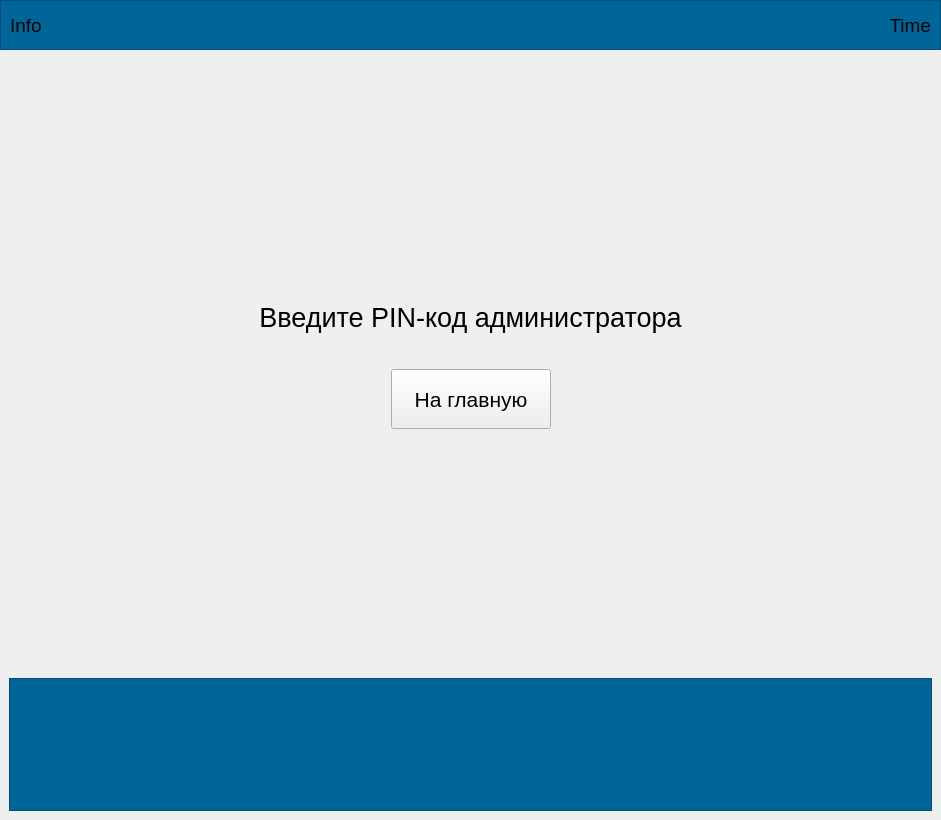
<?xml version="1.0" encoding="UTF-8"?>
<ui version="4.0">
 <class>MainWindow</class>
 <widget class="QMainWindow" name="MainWindow">
  <property name="geometry">
   <rect>
    <x>0</x>
    <y>0</y>
    <width>941</width>
    <height>820</height>
   </rect>
  </property>
  <property name="minimumSize">
   <size>
    <width>0</width>
    <height>0</height>
   </size>
  </property>
  <property name="windowTitle">
   <string>Postamat</string>
  </property>
  <widget class="QWidget" name="centralwidget">
   <layout class="QVBoxLayout" name="verticalLayout">
    <property name="spacing">
     <number>0</number>
    </property>
    <property name="leftMargin">
     <number>0</number>
    </property>
    <property name="topMargin">
     <number>0</number>
    </property>
    <property name="rightMargin">
     <number>0</number>
    </property>
    <property name="bottomMargin">
     <number>0</number>
    </property>
    <item>
     <widget class="QFrame" name="frame_top_board">
      <property name="minimumSize">
       <size>
        <width>0</width>
        <height>50</height>
       </size>
      </property>
      <property name="styleSheet">
       <string notr="true">background-color: rgb(0, 102, 153);</string>
      </property>
      <property name="frameShape">
       <enum>QFrame::StyledPanel</enum>
      </property>
      <property name="frameShadow">
       <enum>QFrame::Raised</enum>
      </property>
      <layout class="QHBoxLayout" name="horizontalLayout_2">
       <item>
        <widget class="QLabel" name="lbl_board_info">
         <property name="font">
          <font>
           <pointsize>14</pointsize>
          </font>
         </property>
         <property name="text">
          <string>Info</string>
         </property>
        </widget>
       </item>
       <item>
        <widget class="QLabel" name="lbl_board_time">
         <property name="font">
          <font>
           <pointsize>14</pointsize>
          </font>
         </property>
         <property name="focusPolicy">
          <enum>Qt::NoFocus</enum>
         </property>
         <property name="text">
          <string>Time</string>
         </property>
         <property name="textFormat">
          <enum>Qt::AutoText</enum>
         </property>
         <property name="alignment">
          <set>Qt::AlignRight|Qt::AlignTrailing|Qt::AlignVCenter</set>
         </property>
        </widget>
       </item>
      </layout>
     </widget>
    </item>
    <item>
     <widget class="QStackedWidget" name="stackedWidget">
      <property name="styleSheet">
       <string notr="true"/>
      </property>
      <property name="currentIndex">
       <number>5</number>
      </property>
      <widget class="QWidget" name="page_loading">
       <layout class="QGridLayout" name="gridLayout">
        <property name="topMargin">
         <number>27</number>
        </property>
        <item row="6" column="2">
         <spacer name="vSpacer_loading_down_gif">
          <property name="orientation">
           <enum>Qt::Vertical</enum>
          </property>
          <property name="sizeHint" stdset="0">
           <size>
            <width>20</width>
            <height>40</height>
           </size>
          </property>
         </spacer>
        </item>
        <item row="2" column="3">
         <spacer name="hSpacer_loading_right">
          <property name="orientation">
           <enum>Qt::Horizontal</enum>
          </property>
          <property name="sizeHint" stdset="0">
           <size>
            <width>318</width>
            <height>20</height>
           </size>
          </property>
         </spacer>
        </item>
        <item row="3" column="2">
         <widget class="QPushButton" name="btn_loading_restart">
          <property name="minimumSize">
           <size>
            <width>0</width>
            <height>50</height>
           </size>
          </property>
          <property name="maximumSize">
           <size>
            <width>16777215</width>
            <height>16777215</height>
           </size>
          </property>
          <property name="font">
           <font>
            <pointsize>14</pointsize>
           </font>
          </property>
          <property name="text">
           <string>Перезапустить систему</string>
          </property>
         </widget>
        </item>
        <item row="5" column="2">
         <widget class="QLabel" name="lbl_loading">
          <property name="text">
           <string>GIF</string>
          </property>
          <property name="alignment">
           <set>Qt::AlignCenter</set>
          </property>
         </widget>
        </item>
        <item row="1" column="2">
         <spacer name="vSpacer_loading_logo">
          <property name="orientation">
           <enum>Qt::Vertical</enum>
          </property>
          <property name="sizeHint" stdset="0">
           <size>
            <width>20</width>
            <height>40</height>
           </size>
          </property>
         </spacer>
        </item>
        <item row="2" column="1">
         <spacer name="hSpacer_loading_left">
          <property name="orientation">
           <enum>Qt::Horizontal</enum>
          </property>
          <property name="sizeHint" stdset="0">
           <size>
            <width>318</width>
            <height>20</height>
           </size>
          </property>
         </spacer>
        </item>
        <item row="0" column="2">
         <widget class="QLabel" name="lbl_logo">
          <property name="minimumSize">
           <size>
            <width>492</width>
            <height>102</height>
           </size>
          </property>
          <property name="styleSheet">
           <string notr="true">background-image: url(:/newPrefix/logo.png);</string>
          </property>
          <property name="text">
           <string/>
          </property>
         </widget>
        </item>
        <item row="4" column="2">
         <spacer name="vSpacer_loading_top_gif">
          <property name="orientation">
           <enum>Qt::Vertical</enum>
          </property>
          <property name="sizeHint" stdset="0">
           <size>
            <width>20</width>
            <height>40</height>
           </size>
          </property>
         </spacer>
        </item>
        <item row="2" column="2">
         <widget class="QPlainTextEdit" name="plainTextEdit_Debug">
          <property name="minimumSize">
           <size>
            <width>0</width>
            <height>460</height>
           </size>
          </property>
          <property name="readOnly">
           <bool>true</bool>
          </property>
         </widget>
        </item>
       </layout>
      </widget>
      <widget class="QWidget" name="page_home">
       <layout class="QVBoxLayout" name="verticalLayout_4">
        <item>
         <widget class="QLabel" name="lbl_home_info">
          <property name="font">
           <font>
            <pointsize>26</pointsize>
           </font>
          </property>
          <property name="text">
           <string>Приложите ключ-карту к считывателю и Ваша ячейка откроется.</string>
          </property>
          <property name="textFormat">
           <enum>Qt::AutoText</enum>
          </property>
          <property name="scaledContents">
           <bool>false</bool>
          </property>
          <property name="alignment">
           <set>Qt::AlignCenter</set>
          </property>
          <property name="wordWrap">
           <bool>true</bool>
          </property>
          <property name="margin">
           <number>197</number>
          </property>
          <property name="indent">
           <number>-1</number>
          </property>
         </widget>
        </item>
        <item>
         <layout class="QHBoxLayout" name="hlLayout_home_btn">
          <item>
           <spacer name="hSpacer_home_btn_left">
            <property name="orientation">
             <enum>Qt::Horizontal</enum>
            </property>
            <property name="sizeHint" stdset="0">
             <size>
              <width>40</width>
              <height>20</height>
             </size>
            </property>
           </spacer>
          </item>
          <item>
           <widget class="QPushButton" name="btn_home_admin">
            <property name="minimumSize">
             <size>
              <width>150</width>
              <height>75</height>
             </size>
            </property>
            <property name="font">
             <font>
              <pointsize>14</pointsize>
             </font>
            </property>
            <property name="text">
             <string>Админ</string>
            </property>
           </widget>
          </item>
          <item>
           <spacer name="hSpacer_home_btn_right">
            <property name="orientation">
             <enum>Qt::Horizontal</enum>
            </property>
            <property name="sizeType">
             <enum>QSizePolicy::Expanding</enum>
            </property>
            <property name="sizeHint" stdset="0">
             <size>
              <width>40</width>
              <height>20</height>
             </size>
            </property>
           </spacer>
          </item>
         </layout>
        </item>
        <item>
         <spacer name="vSpacer_home_support_down">
          <property name="orientation">
           <enum>Qt::Vertical</enum>
          </property>
          <property name="sizeType">
           <enum>QSizePolicy::Maximum</enum>
          </property>
          <property name="sizeHint" stdset="0">
           <size>
            <width>20</width>
            <height>60</height>
           </size>
          </property>
         </spacer>
        </item>
       </layout>
      </widget>
      <widget class="QWidget" name="page_user">
       <layout class="QVBoxLayout" name="verticalLayout_5">
        <item>
         <widget class="QLabel" name="lbl_user_status">
          <property name="minimumSize">
           <size>
            <width>300</width>
            <height>300</height>
           </size>
          </property>
          <property name="font">
           <font>
            <pointsize>26</pointsize>
           </font>
          </property>
          <property name="text">
           <string>?</string>
          </property>
          <property name="alignment">
           <set>Qt::AlignCenter</set>
          </property>
          <property name="wordWrap">
           <bool>true</bool>
          </property>
         </widget>
        </item>
        <item>
         <layout class="QHBoxLayout" name="hLayout_user_btn">
          <item>
           <spacer name="hSpacer_user_btn_left">
            <property name="orientation">
             <enum>Qt::Horizontal</enum>
            </property>
            <property name="sizeHint" stdset="0">
             <size>
              <width>40</width>
              <height>20</height>
             </size>
            </property>
           </spacer>
          </item>
          <item>
           <widget class="QPushButton" name="btn_user_close">
            <property name="minimumSize">
             <size>
              <width>150</width>
              <height>75</height>
             </size>
            </property>
            <property name="font">
             <font>
              <pointsize>14</pointsize>
             </font>
            </property>
            <property name="text">
             <string>Отмена</string>
            </property>
           </widget>
          </item>
          <item>
           <spacer name="hSpacer_user_btn_right">
            <property name="orientation">
             <enum>Qt::Horizontal</enum>
            </property>
            <property name="sizeHint" stdset="0">
             <size>
              <width>40</width>
              <height>20</height>
             </size>
            </property>
           </spacer>
          </item>
         </layout>
        </item>
        <item>
         <spacer name="vSpacer_user_support_down">
          <property name="orientation">
           <enum>Qt::Vertical</enum>
          </property>
          <property name="sizeType">
           <enum>QSizePolicy::Maximum</enum>
          </property>
          <property name="sizeHint" stdset="0">
           <size>
            <width>20</width>
            <height>40</height>
           </size>
          </property>
         </spacer>
        </item>
       </layout>
      </widget>
      <widget class="QWidget" name="page_admin_cells">
       <layout class="QVBoxLayout" name="verticalLayout_2">
        <item>
         <widget class="QLabel" name="lbl_admin_info_1">
          <property name="sizePolicy">
           <sizepolicy hsizetype="MinimumExpanding" vsizetype="Maximum">
            <horstretch>0</horstretch>
            <verstretch>0</verstretch>
           </sizepolicy>
          </property>
          <property name="font">
           <font>
            <pointsize>38</pointsize>
           </font>
          </property>
          <property name="frameShape">
           <enum>QFrame::NoFrame</enum>
          </property>
          <property name="frameShadow">
           <enum>QFrame::Plain</enum>
          </property>
          <property name="text">
           <string>Для открытия ячейки нажмите на нужную кнопку.</string>
          </property>
          <property name="alignment">
           <set>Qt::AlignCenter</set>
          </property>
          <property name="wordWrap">
           <bool>true</bool>
          </property>
         </widget>
        </item>
        <item>
         <layout class="QHBoxLayout" name="hLayout_admin_btn">
          <property name="spacing">
           <number>8</number>
          </property>
          <item>
           <widget class="QPushButton" name="btn_admin_home">
            <property name="sizePolicy">
             <sizepolicy hsizetype="Preferred" vsizetype="Preferred">
              <horstretch>0</horstretch>
              <verstretch>0</verstretch>
             </sizepolicy>
            </property>
            <property name="minimumSize">
             <size>
              <width>150</width>
              <height>60</height>
             </size>
            </property>
            <property name="font">
             <font>
              <pointsize>16</pointsize>
             </font>
            </property>
            <property name="contextMenuPolicy">
             <enum>Qt::DefaultContextMenu</enum>
            </property>
            <property name="layoutDirection">
             <enum>Qt::LeftToRight</enum>
            </property>
            <property name="styleSheet">
             <string notr="true">background-color: rgb(111, 8, 37);</string>
            </property>
            <property name="text">
             <string>На главную</string>
            </property>
           </widget>
          </item>
          <item>
           <widget class="QPushButton" name="btn_admin_staff">
            <property name="sizePolicy">
             <sizepolicy hsizetype="Preferred" vsizetype="Preferred">
              <horstretch>0</horstretch>
              <verstretch>0</verstretch>
             </sizepolicy>
            </property>
            <property name="minimumSize">
             <size>
              <width>150</width>
              <height>60</height>
             </size>
            </property>
            <property name="font">
             <font>
              <pointsize>16</pointsize>
             </font>
            </property>
            <property name="contextMenuPolicy">
             <enum>Qt::DefaultContextMenu</enum>
            </property>
            <property name="layoutDirection">
             <enum>Qt::LeftToRight</enum>
            </property>
            <property name="styleSheet">
             <string notr="true">background-color: rgb(111, 8, 37);</string>
            </property>
            <property name="text">
             <string>Сотрудники</string>
            </property>
           </widget>
          </item>
          <item>
           <spacer name="hSpacer_admin_btn_right">
            <property name="orientation">
             <enum>Qt::Horizontal</enum>
            </property>
            <property name="sizeHint" stdset="0">
             <size>
              <width>40</width>
              <height>20</height>
             </size>
            </property>
           </spacer>
          </item>
         </layout>
        </item>
        <item>
         <layout class="QHBoxLayout" name="hLayout_admin_info_2">
          <property name="sizeConstraint">
           <enum>QLayout::SetNoConstraint</enum>
          </property>
          <item>
           <widget class="QLabel" name="lbl_admin_inf2">
            <property name="sizePolicy">
             <sizepolicy hsizetype="Maximum" vsizetype="Preferred">
              <horstretch>0</horstretch>
              <verstretch>0</verstretch>
             </sizepolicy>
            </property>
            <property name="font">
             <font>
              <pointsize>18</pointsize>
             </font>
            </property>
            <property name="text">
             <string>  Ячейки</string>
            </property>
           </widget>
          </item>
          <item>
           <widget class="QLabel" name="lbl_admin_inf3">
            <property name="sizePolicy">
             <sizepolicy hsizetype="Preferred" vsizetype="Preferred">
              <horstretch>0</horstretch>
              <verstretch>0</verstretch>
             </sizepolicy>
            </property>
            <property name="font">
             <font>
              <pointsize>11</pointsize>
              <weight>75</weight>
              <italic>false</italic>
              <bold>true</bold>
              <strikeout>false</strikeout>
             </font>
            </property>
            <property name="frameShape">
             <enum>QFrame::HLine</enum>
            </property>
            <property name="lineWidth">
             <number>2</number>
            </property>
            <property name="text">
             <string/>
            </property>
           </widget>
          </item>
         </layout>
        </item>
        <item>
         <layout class="QGridLayout" name="gridLayout_2">
          <item row="0" column="0">
           <widget class="QPushButton" name="btn_cell1">
            <property name="sizePolicy">
             <sizepolicy hsizetype="Minimum" vsizetype="Expanding">
              <horstretch>0</horstretch>
              <verstretch>0</verstretch>
             </sizepolicy>
            </property>
            <property name="text">
             <string>Ячейка 1</string>
            </property>
           </widget>
          </item>
          <item row="0" column="1" rowspan="3" colspan="3">
           <widget class="QPushButton" name="btn_server_room">
            <property name="sizePolicy">
             <sizepolicy hsizetype="Minimum" vsizetype="Expanding">
              <horstretch>0</horstretch>
              <verstretch>0</verstretch>
             </sizepolicy>
            </property>
            <property name="styleSheet">
             <string notr="true">background-color: rgb(8, 126, 139);</string>
            </property>
            <property name="text">
             <string>Серверная</string>
            </property>
            <property name="autoRepeatInterval">
             <number>100</number>
            </property>
           </widget>
          </item>
          <item row="0" column="4">
           <widget class="QPushButton" name="btn_cell16">
            <property name="sizePolicy">
             <sizepolicy hsizetype="Minimum" vsizetype="Expanding">
              <horstretch>0</horstretch>
              <verstretch>0</verstretch>
             </sizepolicy>
            </property>
            <property name="text">
             <string>Ячейка 16</string>
            </property>
           </widget>
          </item>
          <item row="1" column="0">
           <widget class="QPushButton" name="btn_cell2">
            <property name="sizePolicy">
             <sizepolicy hsizetype="Minimum" vsizetype="Expanding">
              <horstretch>0</horstretch>
              <verstretch>0</verstretch>
             </sizepolicy>
            </property>
            <property name="text">
             <string>Ячейка 2</string>
            </property>
           </widget>
          </item>
          <item row="1" column="4">
           <widget class="QPushButton" name="btn_cell17">
            <property name="sizePolicy">
             <sizepolicy hsizetype="Minimum" vsizetype="Expanding">
              <horstretch>0</horstretch>
              <verstretch>0</verstretch>
             </sizepolicy>
            </property>
            <property name="text">
             <string>Ячейка 17</string>
            </property>
           </widget>
          </item>
          <item row="2" column="0">
           <widget class="QPushButton" name="btn_cell3">
            <property name="sizePolicy">
             <sizepolicy hsizetype="Minimum" vsizetype="Expanding">
              <horstretch>0</horstretch>
              <verstretch>0</verstretch>
             </sizepolicy>
            </property>
            <property name="text">
             <string>Ячейка 3</string>
            </property>
           </widget>
          </item>
          <item row="2" column="4">
           <widget class="QPushButton" name="btn_cell18">
            <property name="sizePolicy">
             <sizepolicy hsizetype="Minimum" vsizetype="Expanding">
              <horstretch>0</horstretch>
              <verstretch>0</verstretch>
             </sizepolicy>
            </property>
            <property name="text">
             <string>Ячейка 18</string>
            </property>
           </widget>
          </item>
          <item row="3" column="0">
           <widget class="QPushButton" name="btn_cell4">
            <property name="sizePolicy">
             <sizepolicy hsizetype="Minimum" vsizetype="Expanding">
              <horstretch>0</horstretch>
              <verstretch>0</verstretch>
             </sizepolicy>
            </property>
            <property name="text">
             <string>Ячейка 4</string>
            </property>
           </widget>
          </item>
          <item row="3" column="1">
           <widget class="QPushButton" name="btn_cell7">
            <property name="sizePolicy">
             <sizepolicy hsizetype="Minimum" vsizetype="Expanding">
              <horstretch>0</horstretch>
              <verstretch>0</verstretch>
             </sizepolicy>
            </property>
            <property name="text">
             <string>Ячейка 7</string>
            </property>
           </widget>
          </item>
          <item row="3" column="2">
           <widget class="QPushButton" name="btn_cell10">
            <property name="sizePolicy">
             <sizepolicy hsizetype="Minimum" vsizetype="Expanding">
              <horstretch>0</horstretch>
              <verstretch>0</verstretch>
             </sizepolicy>
            </property>
            <property name="text">
             <string>Ячейка 10</string>
            </property>
           </widget>
          </item>
          <item row="3" column="3">
           <widget class="QPushButton" name="btn_cell13">
            <property name="sizePolicy">
             <sizepolicy hsizetype="Minimum" vsizetype="Expanding">
              <horstretch>0</horstretch>
              <verstretch>0</verstretch>
             </sizepolicy>
            </property>
            <property name="text">
             <string>Ячейка 13</string>
            </property>
           </widget>
          </item>
          <item row="3" column="4">
           <widget class="QPushButton" name="btn_cell19">
            <property name="sizePolicy">
             <sizepolicy hsizetype="Minimum" vsizetype="Expanding">
              <horstretch>0</horstretch>
              <verstretch>0</verstretch>
             </sizepolicy>
            </property>
            <property name="text">
             <string>Ячейка 19</string>
            </property>
           </widget>
          </item>
          <item row="4" column="0">
           <widget class="QPushButton" name="btn_cell5">
            <property name="sizePolicy">
             <sizepolicy hsizetype="Minimum" vsizetype="Expanding">
              <horstretch>0</horstretch>
              <verstretch>0</verstretch>
             </sizepolicy>
            </property>
            <property name="text">
             <string>Ячейка 5</string>
            </property>
           </widget>
          </item>
          <item row="4" column="1">
           <widget class="QPushButton" name="btn_cell8">
            <property name="sizePolicy">
             <sizepolicy hsizetype="Minimum" vsizetype="Expanding">
              <horstretch>0</horstretch>
              <verstretch>0</verstretch>
             </sizepolicy>
            </property>
            <property name="text">
             <string>Ячейка 8</string>
            </property>
           </widget>
          </item>
          <item row="4" column="2">
           <widget class="QPushButton" name="btn_cell11">
            <property name="sizePolicy">
             <sizepolicy hsizetype="Minimum" vsizetype="Expanding">
              <horstretch>0</horstretch>
              <verstretch>0</verstretch>
             </sizepolicy>
            </property>
            <property name="text">
             <string>Ячейка 11</string>
            </property>
           </widget>
          </item>
          <item row="4" column="3">
           <widget class="QPushButton" name="btn_cell14">
            <property name="sizePolicy">
             <sizepolicy hsizetype="Minimum" vsizetype="Expanding">
              <horstretch>0</horstretch>
              <verstretch>0</verstretch>
             </sizepolicy>
            </property>
            <property name="text">
             <string>Ячейка 14</string>
            </property>
           </widget>
          </item>
          <item row="4" column="4">
           <widget class="QPushButton" name="btn_cell20">
            <property name="sizePolicy">
             <sizepolicy hsizetype="Minimum" vsizetype="Expanding">
              <horstretch>0</horstretch>
              <verstretch>0</verstretch>
             </sizepolicy>
            </property>
            <property name="text">
             <string>Ячейка 20</string>
            </property>
           </widget>
          </item>
          <item row="5" column="0">
           <widget class="QPushButton" name="btn_cell6">
            <property name="sizePolicy">
             <sizepolicy hsizetype="Minimum" vsizetype="Expanding">
              <horstretch>0</horstretch>
              <verstretch>0</verstretch>
             </sizepolicy>
            </property>
            <property name="text">
             <string>Ячейка 6</string>
            </property>
           </widget>
          </item>
          <item row="5" column="1">
           <widget class="QPushButton" name="btn_cell9">
            <property name="sizePolicy">
             <sizepolicy hsizetype="Minimum" vsizetype="Expanding">
              <horstretch>0</horstretch>
              <verstretch>0</verstretch>
             </sizepolicy>
            </property>
            <property name="text">
             <string>Ячейка 9</string>
            </property>
           </widget>
          </item>
          <item row="5" column="2">
           <widget class="QPushButton" name="btn_cell12">
            <property name="sizePolicy">
             <sizepolicy hsizetype="Minimum" vsizetype="Expanding">
              <horstretch>0</horstretch>
              <verstretch>0</verstretch>
             </sizepolicy>
            </property>
            <property name="text">
             <string>Ячейка 12</string>
            </property>
           </widget>
          </item>
          <item row="5" column="3">
           <widget class="QPushButton" name="btn_cell15">
            <property name="sizePolicy">
             <sizepolicy hsizetype="Minimum" vsizetype="Expanding">
              <horstretch>0</horstretch>
              <verstretch>0</verstretch>
             </sizepolicy>
            </property>
            <property name="text">
             <string>Ячейка 15</string>
            </property>
           </widget>
          </item>
          <item row="5" column="4">
           <widget class="QPushButton" name="btn_cell21">
            <property name="sizePolicy">
             <sizepolicy hsizetype="Minimum" vsizetype="Expanding">
              <horstretch>0</horstretch>
              <verstretch>0</verstretch>
             </sizepolicy>
            </property>
            <property name="text">
             <string>Ячейка 21</string>
            </property>
           </widget>
          </item>
         </layout>
        </item>
       </layout>
      </widget>
      <widget class="QWidget" name="page_admin_staff">
       <layout class="QVBoxLayout" name="verticalLayout_3">
        <item>
         <layout class="QHBoxLayout" name="horizontalLayout">
          <item>
           <widget class="QPushButton" name="btn_admin_staff_cells">
            <property name="sizePolicy">
             <sizepolicy hsizetype="Preferred" vsizetype="Preferred">
              <horstretch>0</horstretch>
              <verstretch>0</verstretch>
             </sizepolicy>
            </property>
            <property name="minimumSize">
             <size>
              <width>150</width>
              <height>60</height>
             </size>
            </property>
            <property name="font">
             <font>
              <pointsize>16</pointsize>
             </font>
            </property>
            <property name="contextMenuPolicy">
             <enum>Qt::DefaultContextMenu</enum>
            </property>
            <property name="layoutDirection">
             <enum>Qt::LeftToRight</enum>
            </property>
            <property name="styleSheet">
             <string notr="true">background-color: rgb(111, 8, 37);</string>
            </property>
            <property name="text">
             <string>Ячейки</string>
            </property>
           </widget>
          </item>
          <item>
           <spacer name="hSpacer_admin_btn_right_3">
            <property name="orientation">
             <enum>Qt::Horizontal</enum>
            </property>
            <property name="sizeHint" stdset="0">
             <size>
              <width>37</width>
              <height>57</height>
             </size>
            </property>
           </spacer>
          </item>
         </layout>
        </item>
        <item>
         <widget class="QTabWidget" name="tabWidget">
          <property name="font">
           <font>
            <pointsize>14</pointsize>
           </font>
          </property>
          <property name="currentIndex">
           <number>0</number>
          </property>
          <widget class="QWidget" name="tab_staff">
           <attribute name="title">
            <string>Сотрудники</string>
           </attribute>
           <layout class="QVBoxLayout" name="verticalLayout_6">
            <item>
             <widget class="QTableView" name="tableView_staff"/>
            </item>
            <item>
             <layout class="QHBoxLayout" name="hLayout_tab_staff_btn">
              <item>
               <widget class="QPushButton" name="btn_tab_staff_add_new_key">
                <property name="text">
                 <string>Добавить новый ключ</string>
                </property>
               </widget>
              </item>
              <item>
               <widget class="QPushButton" name="btn_tab_staff_delete_key">
                <property name="font">
                 <font>
                  <pointsize>14</pointsize>
                 </font>
                </property>
                <property name="text">
                 <string>Удалить ключ</string>
                </property>
               </widget>
              </item>
             </layout>
            </item>
           </layout>
          </widget>
          <widget class="QWidget" name="tab_2">
           <attribute name="title">
            <string>...</string>
           </attribute>
          </widget>
         </widget>
        </item>
       </layout>
      </widget>
      <widget class="QWidget" name="page_virtual_keyboard">
       <layout class="QVBoxLayout" name="verticalLayout_8">
        <item>
         <spacer name="vSpacer_keyboard_support_top">
          <property name="orientation">
           <enum>Qt::Vertical</enum>
          </property>
          <property name="sizeType">
           <enum>QSizePolicy::Preferred</enum>
          </property>
          <property name="sizeHint" stdset="0">
           <size>
            <width>619</width>
            <height>243</height>
           </size>
          </property>
         </spacer>
        </item>
        <item>
         <layout class="QGridLayout" name="Layout_keyboard_top">
          <property name="verticalSpacing">
           <number>36</number>
          </property>
          <item row="0" column="0" colspan="3">
           <widget class="QLabel" name="lbl_vitrual_keyboard_info">
            <property name="sizePolicy">
             <sizepolicy hsizetype="Preferred" vsizetype="Maximum">
              <horstretch>0</horstretch>
              <verstretch>0</verstretch>
             </sizepolicy>
            </property>
            <property name="font">
             <font>
              <pointsize>20</pointsize>
             </font>
            </property>
            <property name="text">
             <string>Введите PIN-код администратора</string>
            </property>
            <property name="alignment">
             <set>Qt::AlignCenter</set>
            </property>
           </widget>
          </item>
          <item row="1" column="0">
           <spacer name="hSpacer_btn_keyboard_home_left">
            <property name="orientation">
             <enum>Qt::Horizontal</enum>
            </property>
            <property name="sizeHint" stdset="0">
             <size>
              <width>40</width>
              <height>20</height>
             </size>
            </property>
           </spacer>
          </item>
          <item row="1" column="1">
           <widget class="QPushButton" name="btn_keyboard_home">
            <property name="minimumSize">
             <size>
              <width>160</width>
              <height>60</height>
             </size>
            </property>
            <property name="font">
             <font>
              <pointsize>16</pointsize>
             </font>
            </property>
            <property name="text">
             <string>На главную</string>
            </property>
           </widget>
          </item>
          <item row="1" column="2">
           <spacer name="hSpacer_btn_keyboard_home_right">
            <property name="orientation">
             <enum>Qt::Horizontal</enum>
            </property>
            <property name="sizeHint" stdset="0">
             <size>
              <width>40</width>
              <height>20</height>
             </size>
            </property>
           </spacer>
          </item>
         </layout>
        </item>
        <item>
         <spacer name="vSpacer_keyboard_support_down">
          <property name="orientation">
           <enum>Qt::Vertical</enum>
          </property>
          <property name="sizeType">
           <enum>QSizePolicy::Preferred</enum>
          </property>
          <property name="sizeHint" stdset="0">
           <size>
            <width>17</width>
            <height>243</height>
           </size>
          </property>
         </spacer>
        </item>
        <item>
         <widget class="QFrame" name="frame_keyboard">
          <property name="styleSheet">
           <string notr="true">background-color: rgb(0, 102, 153);</string>
          </property>
          <property name="frameShape">
           <enum>QFrame::StyledPanel</enum>
          </property>
          <property name="frameShadow">
           <enum>QFrame::Raised</enum>
          </property>
          <layout class="QVBoxLayout" name="verticalLayout_7">
           <property name="spacing">
            <number>18</number>
           </property>
           <property name="bottomMargin">
            <number>30</number>
           </property>
          </layout>
         </widget>
        </item>
       </layout>
      </widget>
     </widget>
    </item>
   </layout>
  </widget>
 </widget>
 <resources>
  <include location="../resources/gui/res.qrc"/>
 </resources>
 <connections/>
</ui>
